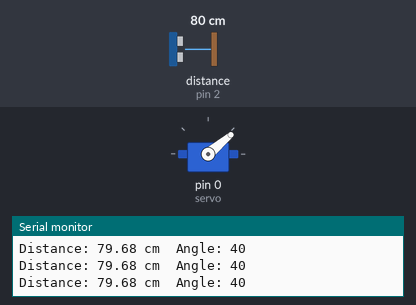
The sketch below on a simulated Arduino Uno, built with avr-gcc and run on an emulated ATmega328P. On the bench: servo, the last lines printed to the serial monitor. Wiring (inferred from the names in the program): ultrasonic range finder: trigger pin 3; echo pin 2. The test bench sets the inputs (shaded band); at power-on: distance to the obstacle (sensor on pin 2) 80 cm. The echo pulse lasts 58.3 µs per cm.

Above: at 1.2 s.
1.3 s: distance to the obstacle (sensor on pin 2) set to 18 cm
At 1.48 s:
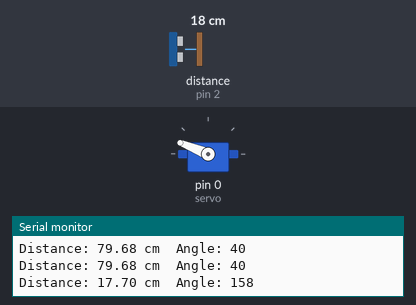
4.3 s: distance to the obstacle (sensor on pin 2) set to 4 cm
5.8 s: distance to the obstacle (sensor on pin 2) set to 9 cm
At 6.8 s:
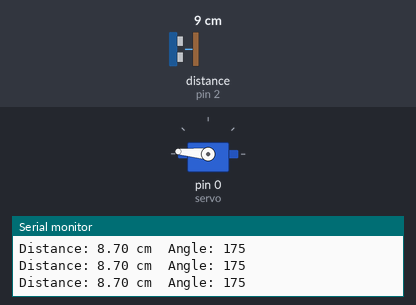
7.3 s: distance to the obstacle (sensor on pin 2) set to 35 cm
At 7.4 s:
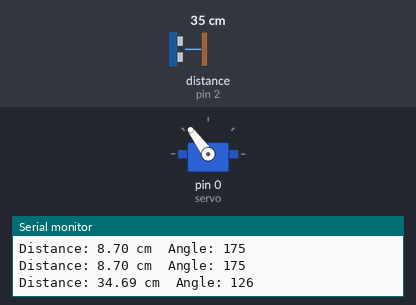
10.3 s: distance to the obstacle (sensor on pin 2) set to 60 cm
11.9 s: distance to the obstacle (sensor on pin 2) set to 2 cm
At 12.8 s:
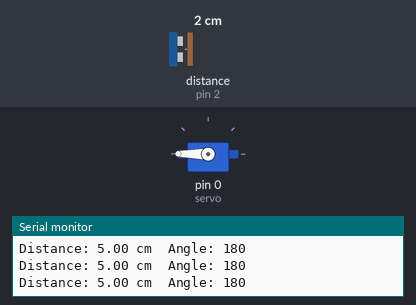
Timing chart, 0 to 14.4 s (numbered marks = the images above; inputs shaded):
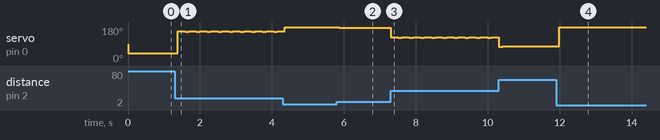

The sketch:

ultrasonic_senzor_servo_180_position.ino
```cpp
#include <Servo.h>

#define TRIG 3
#define ECHO 2

Servo servo;

void setup() {
  Serial.begin(115200);

  pinMode(TRIG, OUTPUT);
  pinMode(ECHO, INPUT);

  servo.attach(0); // GP0
}

void loop() {

  // spustenie merania
  digitalWrite(TRIG, LOW);
  delayMicroseconds(2);

  digitalWrite(TRIG, HIGH);
  delayMicroseconds(10);
  digitalWrite(TRIG, LOW);

  long duration = pulseIn(ECHO, HIGH);

  float distance = duration * 0.0343 / 2;

  // obmedzíme rozsah
  distance = constrain(distance, 5, 100);

  // mapovanie vzdialenosti na uhol
  int angle = map(distance, 5, 100, 180, 0);

  servo.write(angle);

  Serial.print("Distance: ");
  Serial.print(distance);
  Serial.print(" cm  Angle: ");
  Serial.println(angle);

  delay(100);
}
```

Measured:
- after the input at 1.3 s, servo on pin 0 (servo): alternates 158° for 0.20 s and 156° for 0.10 s, starting after 0.08 s
- after the input at 5.8 s, servo on pin 0 (servo): 180° → 175° after 0.08 s
- after the input at 7.3 s, servo on pin 0 (servo): alternates 126° for 0.21 s and 124° for 0.10 s, starting at once
- after the input at 11.9 s, servo on pin 0 (servo): 78° → 180° after 0.08 s
